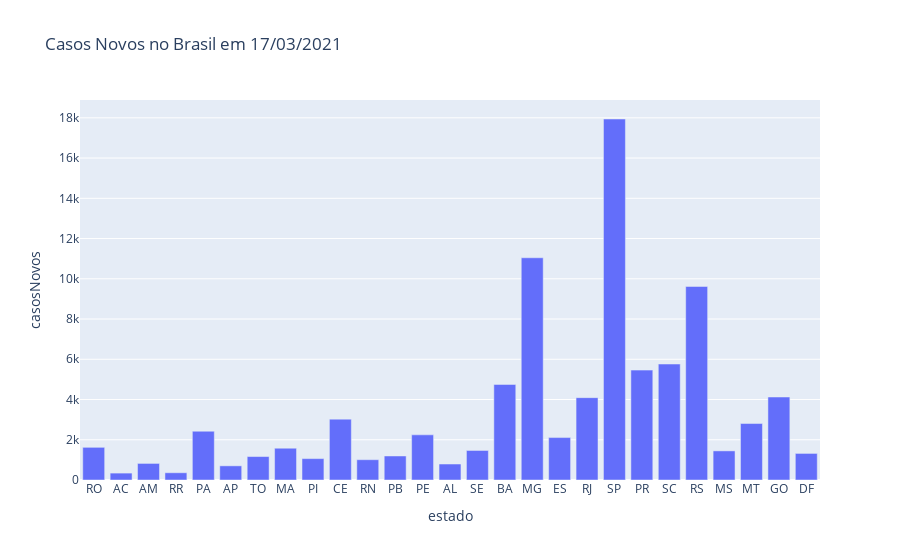

The notebook cell saved with this chart:
### Code cell
# Casos Novos no Brasil
titulo="Casos Novos no Brasil em "+(data_atual.strftime('%d/%m/%Y'))
fig = px.bar(dataset2x, x="estado", y="casosNovos",title=titulo)
fig.show()

### Figure 1 — Plotly figure (JSON) as saved in the notebook; plotly's stock layout.template omitted (floating-point values rounded to 4 significant figures)
{"data": [{"alignmentgroup": "True", "hoverlabel": {"namelength": 0}, "hovertemplate": "estado=%{x}<br>casosNovos=%{y}", "legendgroup": "", "marker": {"color": "#636efa"}, "name": "", "offsetgroup": "", "orientation": "v", "showlegend": false, "textposition": "auto", "type": "bar", "x": ["RO", "AC", "AM", "RR", "PA", "AP", "TO", "MA", "PI", "CE", "RN", "PB", "PE", "AL", "SE", "BA", "MG", "ES", "RJ", "SP", "PR", "SC", "RS", "MS", "MT", "GO", "DF"], "xaxis": "x", "y": [1624, 343, 824, 360, 2424, 704, 1165, 1579, 1063, 3025, 1009, 1194, 2245, 794, 1468, 4749, 11045, 2109, 4093, 17942, 5461, 5764, 9619, 1447, 2807, 4125, 1321], "yaxis": "y"}], "layout": {"barmode": "relative", "legend": {"tracegroupgap": 0}, "title": {"text": "Casos Novos no Brasil em 17/03/2021"}, "xaxis": {"anchor": "y", "domain": [0, 1], "title": {"text": "estado"}}, "yaxis": {"anchor": "x", "domain": [0, 1], "title": {"text": "casosNovos"}}}}
